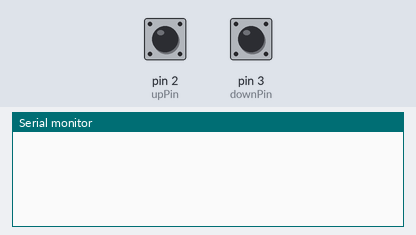
Bench run of a sketch on a simulated Arduino Uno, built with avr-gcc and run on an emulated ATmega328P. On the bench: the last lines printed to the serial monitor. The inputs (shaded band) are chosen by the test bench; at power-on: pin 2 (upPin) LOW, pin 3 (downPin) LOW.

Above: at 1.2 s.
1.3 s: pin 2 (upPin) pulled HIGH for 0.15 s
At 2.5 s:
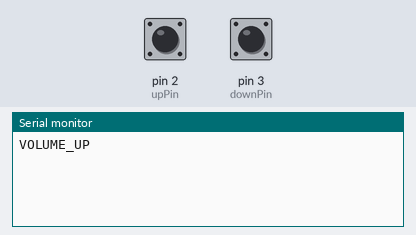
2.9 s: pin 3 (downPin) pulled HIGH for 0.15 s
At 3.9 s:
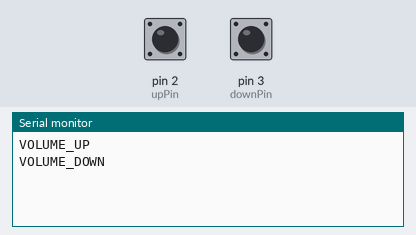

The sketch:

lego_button.ino
```cpp
constexpr int upPin = 2;  // the number of the pushbutton pin
constexpr int downPin = 3;  // the number of the pushbutton pin

void setup() {

  // initialize the pushbutton pin as an input:
  pinMode(upPin, INPUT);
  pinMode(downPin, INPUT);
  Serial.begin(9600);
  while (!Serial) {
    ;  // wait for serial port to connect. Needed for native USB port only
  }

}

void loop() {

  if (digitalRead(upPin) == HIGH) {
    Serial.println("VOLUME_UP");
    delay(200);
  }

  if (digitalRead(downPin) == HIGH) {
    Serial.println("VOLUME_DOWN");
    delay(200);
  }
}
```

Measured:
- after the input at 1.3 s, the serial monitor: prints a new line at once (image 1)
- after the input at 2.9 s, the serial monitor: prints a new line at once (image 2)
